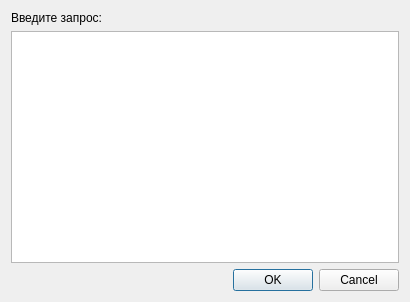
<?xml version="1.0" encoding="UTF-8"?>
<ui version="4.0">
 <class>CustomRequestDialog</class>
 <widget class="QDialog" name="CustomRequestDialog">
  <property name="geometry">
   <rect>
    <x>0</x>
    <y>0</y>
    <width>410</width>
    <height>302</height>
   </rect>
  </property>
  <property name="windowTitle">
   <string>Dialog</string>
  </property>
  <layout class="QVBoxLayout" name="verticalLayout">
   <item>
    <widget class="QLabel" name="label">
     <property name="text">
      <string>Введите запрос:</string>
     </property>
    </widget>
   </item>
   <item>
    <widget class="QTextEdit" name="textEdit"/>
   </item>
   <item>
    <widget class="QDialogButtonBox" name="buttonBox">
     <property name="orientation">
      <enum>Qt::Horizontal</enum>
     </property>
     <property name="standardButtons">
      <set>QDialogButtonBox::Cancel|QDialogButtonBox::Ok</set>
     </property>
    </widget>
   </item>
  </layout>
 </widget>
 <resources/>
 <connections>
  <connection>
   <sender>buttonBox</sender>
   <signal>accepted()</signal>
   <receiver>CustomRequestDialog</receiver>
   <slot>accept()</slot>
   <hints>
    <hint type="sourcelabel">
     <x>248</x>
     <y>254</y>
    </hint>
    <hint type="destinationlabel">
     <x>157</x>
     <y>274</y>
    </hint>
   </hints>
  </connection>
  <connection>
   <sender>buttonBox</sender>
   <signal>rejected()</signal>
   <receiver>CustomRequestDialog</receiver>
   <slot>reject()</slot>
   <hints>
    <hint type="sourcelabel">
     <x>316</x>
     <y>260</y>
    </hint>
    <hint type="destinationlabel">
     <x>286</x>
     <y>274</y>
    </hint>
   </hints>
  </connection>
 </connections>
</ui>
